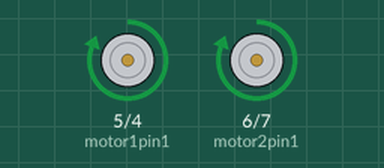
A sketch run on a simulated Arduino Uno, built with avr-gcc and run on an emulated ATmega328P. On the bench: motor-driver pin pairs drawn as motors (green arrow = first pin HIGH = forward, orange = second pin HIGH = backward, longer = more drive, scaled by the enable pin).

Above: at 0.5 s.
Timing chart, 0 to 4.6 s (numbered marks = the images above):
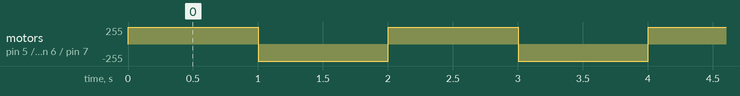

Measured:
- by itself, motor on pin 5 (motor1pin1) / pin 4 (motor1pin2), motor on pin 6 (motor2pin1) / pin 7 (motor2pin2): alternates forward 255/255 for 1.0 s and backward 255/255 for 1.0 s

The sketch:

motor_l298n.ino
```cpp
//sets pin variables
int motor1pin1 = 5;
int motor1pin2 = 4;
#define ENA_pin 9
#define ENB_pin 11
int motor2pin1 = 6;
int motor2pin2 = 7;

//sets pins outputs and inputs
//also writes initial speed to motors
void setup() {
  // put your setup code here, to run once:
  pinMode(motor1pin1, OUTPUT);
  pinMode(motor1pin2, OUTPUT);
  pinMode(motor2pin1, OUTPUT);
  pinMode(motor2pin2, OUTPUT);
  analogWrite(ENA_pin, 255);
  analogWrite(ENB_pin, 255);
}

//switches motor directions every 1000 ms
void loop() {
  // put your main code here, to run repeatedly:
  digitalWrite(motor1pin1, HIGH);
  digitalWrite(motor1pin2, LOW);

  digitalWrite(motor2pin1, HIGH);
  digitalWrite(motor2pin2, LOW);
  delay(1000);

  digitalWrite(motor1pin1, LOW);
  digitalWrite(motor1pin2, HIGH);

  digitalWrite(motor2pin1, LOW);
  digitalWrite(motor2pin2, HIGH);
  delay(1000);
}
```
